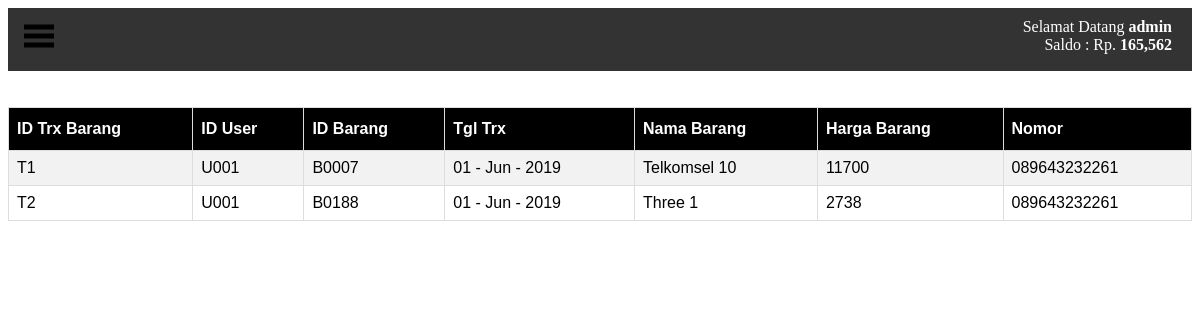
Screenshot of /dasboard.php (signed in) with the database file from the repository.
### tables this page shows
CREATE TABLE `trx_barang` (
  `id_trx_barang` char(20) NOT NULL,
  `id_user` char(20) NOT NULL,
  `id_barang` char(20) NOT NULL,
  `tgl_trx` varchar(225) NOT NULL,
  `nama_barang` varchar(225) NOT NULL,
  `harga_trx_barang` int(25) NOT NULL,
  `Nomor` char(13) NOT NULL
);

### halaman/halaman_home.php (the view)
<br>
<br>
<table id="customers">
	<tr>
		<th>ID Trx Barang</th>
		<th>ID User</th>
		<th>ID Barang</th>
		<th>Tgl Trx</th>
		<th>Nama Barang</th>
		<th>Harga Barang</th>
		<th>Nomor</th>
	</tr>
		<?php
		include "koneksi.php";
		$id_user = $_SESSION['id_user'];
		$query = mysqli_query($koneksi, "SELECT * FROM trx_barang WHERE id_user='$id_user'")or die(mysqli_error());
		while($data = mysqli_fetch_array($query)){
		?>
	<tr>
		<td><?php echo $data['id_trx_barang']; ?></td>
		<td><?php echo $data['id_user']; ?></td>
		<td><?php echo $data['id_barang']; ?></td>
		<td><?php echo $data['tgl_trx']; ?></td>
		<td><?php echo $data['nama_barang']; ?></td>
		<td><?php echo $data['harga_trx_barang']; ?></td>
		<td><?php echo $data['Nomor']; ?></td>
	</tr>
<?php } ?>
</table>

### css/stylee.css (style rules this page uses)
body { background-color: white; overflow-x: hidden; }

### css/table.css (style rules this page uses)
#customers { font-family: "Trebuchet MS", Arial, Helvetica, sans-serif; border-collapse: collapse; width: 100%; }
#customers td, #customers th { border: 1px solid #ddd; padding: 8px; }
#customers tr:nth-child(even) { background-color: #f2f2f2; }
#customers th { padding-top: 12px; padding-bottom: 12px; text-align: left; background-color: black; color: white; }

### rows the page displays
trx_barang: id_trx_barang "T1", id_user "U001", id_barang "B0007", tgl_trx "01 - Jun - 2019", nama_barang "Telkomsel 10", harga_trx_barang "11700", Nomor "089643232261"
trx_barang: id_trx_barang "T2", id_user "U001", id_barang "B0188", tgl_trx "01 - Jun - 2019", nama_barang "Three 1", harga_trx_barang "2738", Nomor "089643232261"

### other values shown
$_SESSION['username'] "admin"
$data['saldo'] "165,562"
